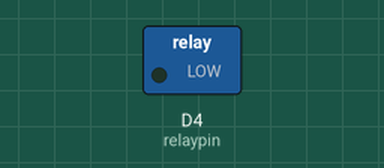
Recording of a sketch running on a simulated ESP8266 (NodeMCU). Parts: switched loads named in the sketch (green lamp = pin HIGH).

Above: at 3.0 s.
At 16.0 s:
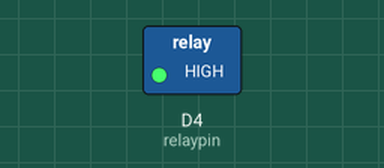
Timing chart, 0 to 33.8 s (numbered marks = the images above):
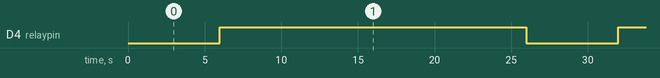

The sketch:

pump.ino
```cpp
int relaypin = D4;
void setup()
{
  Serial.begin(115200);
  pinMode(relaypin,OUTPUT);

}

void loop()
{
  digitalWrite(relaypin, LOW);   // turn the LED on (HIGH is the voltage level)
  delay(6000);                     // wait for a second
  digitalWrite(relaypin, HIGH);    // turn the LED off by making the voltage LOW
  delay(20000);

 }
```

Measured:
- by itself, D4 (relaypin): alternates HIGH for 20.0 s and LOW for 6.0 s
